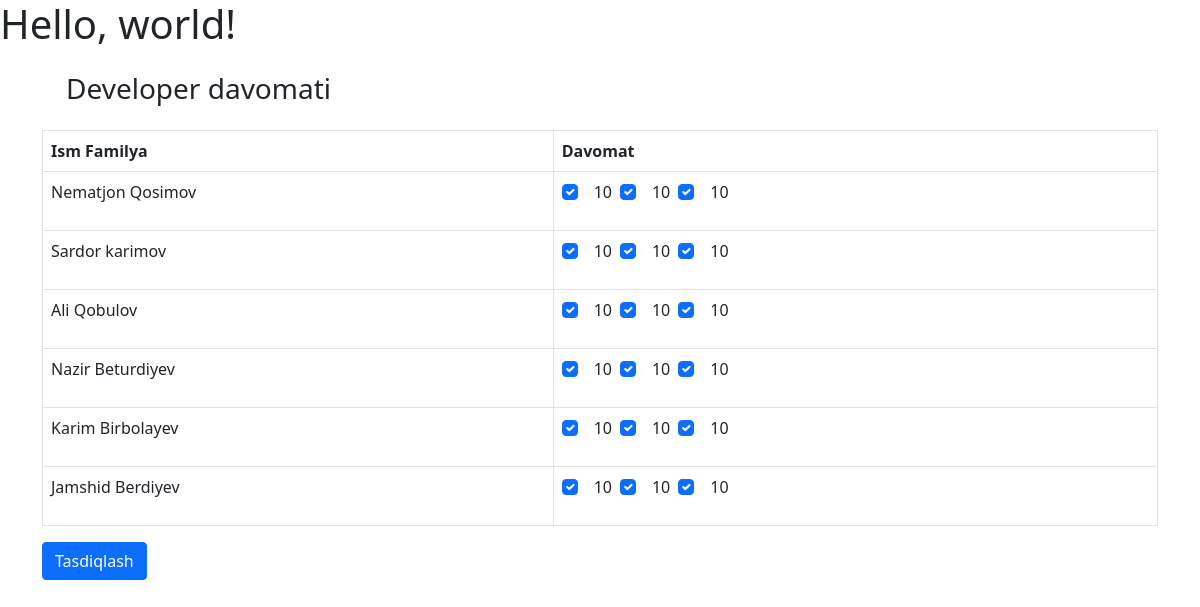
Screenshot of /3/attendance/take/ with the database file from the repository.
### blog/models.py (models this page shows, shortened)
class Team(models.Model):
    name = models.CharField(max_length=50)

class Worker(models.Model):
    fist_name = models.CharField(max_length=50)
    last_name = models.CharField(max_length=50)
    position = models.CharField(max_length=70)
    team = models.ForeignKey(Team, on_delete=models.CASCADE, related_name="workers")

### blog/views.py (the view, shortened to what this page needs)
# urls.py: path('<int:team_id>/attendance/take/', attedance_take, name='take'),
def attedance_take(request, team_id):
    today = date.today()
    team = Team.objects.get(id=team_id)
    if not Attendance.objects.filter(date=today, team=team):
        return render(request, 'take.html', {"team": team})
    return HttpResponse("Davomat olib bo'lingan")

### templates/take.html (shortened to what this page needs)
{% extends "base.html" %}
{% block content %}
<div class="container mt-3">
        <h3 class="m-4"> {{team.name}} davomati</h3>
<form method="post">
        <table class="table table-bordered">
            <thead>
                <tr>
                    <th scope="col">Ism Familya</th>
                    <th scope="col">Davomat</th>
                </tr>
            </thead>
            <tbody>
                {% for worker in team.workers.all %}
                <tr>
                    <td>{{worker.fist_name}} {{worker.last_name}}</td>
                    <td>
                        <div class="d-flex">
                        <div class="form-check">
                            <input name="is_attended_{{worker.id}}" type="checkbox" class="form-check-input" id="flexCheckChecked" checked>
                            <div class="num mx-2">
                                <p>10</p>
                            </div>
                        </div>
                        <div class="form-check">
                            <input name="is_attended_{{worker.id}}" type="checkbox" class="form-check-input" id="flexCheckChecked" checked>
                            <div class="num mx-2">
                                <p>10</p>
                            </div>
                        </div>
                        <div class="form-check">
                            <input name="is_attended_{{worker.id}}" type="checkbox" class="form-check-input" id="flexCheckChecked" checked>
                            <div class="num mx-2">
                                <p>10</p>
                            </div>
                        </div>
                    </div>
                    </td>
                </tr>
                {% endfor %}
        </tbody>
        </table>
        <button type="submit" class="btn btn-primary">Tasdiqlash</button>
    </form>
</div>
{% endblock content %}

### rows the page displays
Team: name "Developer"
Worker: fist_name "Nematjon", last_name "Qosimov"
Worker: fist_name "Sardor", last_name "karimov"
Worker: fist_name "Ali", last_name "Qobulov"
Worker: fist_name "Nazir", last_name "Beturdiyev"
Worker: fist_name "Karim", last_name "Birbolayev"
Worker: fist_name "Jamshid", last_name "Berdiyev"
